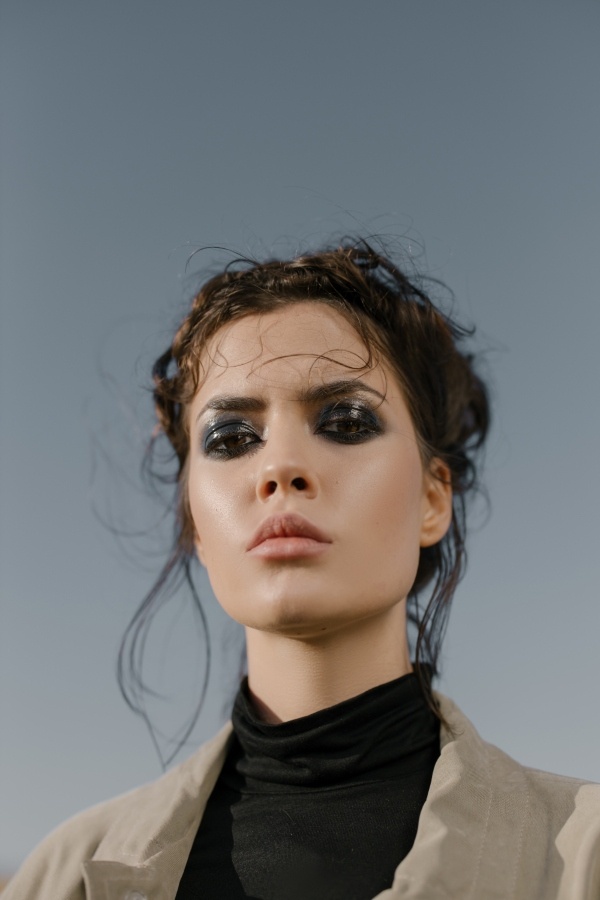
#> input picture Cap6/content/pexels-cottonbro.jpg, 600 x 900 px
$ jupyter execute deteccionDeRostroyOjos.ipynb
#> lines starting #> are read from the running program, lines starting #| are printed output that depends on the picture; after the words box and inside, x2 and y2 are one past the last pixel; in counts of white or black regions, pixels touching at a corner belong together
[cell 1]
import cv2
img = cv2.imread('content/pexels-cottonbro.jpg')
#> img is the input picture: shape (900, 600, 3); mean B, G, R 115, 115, 114.2
faseClassifier = cv2.CascadeClassifier('content/haarcascade_frontalface_default.xml')#el archivo xml tiene el modelo ya entrenado
eyeClassifier = cv2.CascadeClassifier('content/haarcascade_eye.xml')
imgGrey = cv2.cvtColor(img, cv2.COLOR_BGR2GRAY)
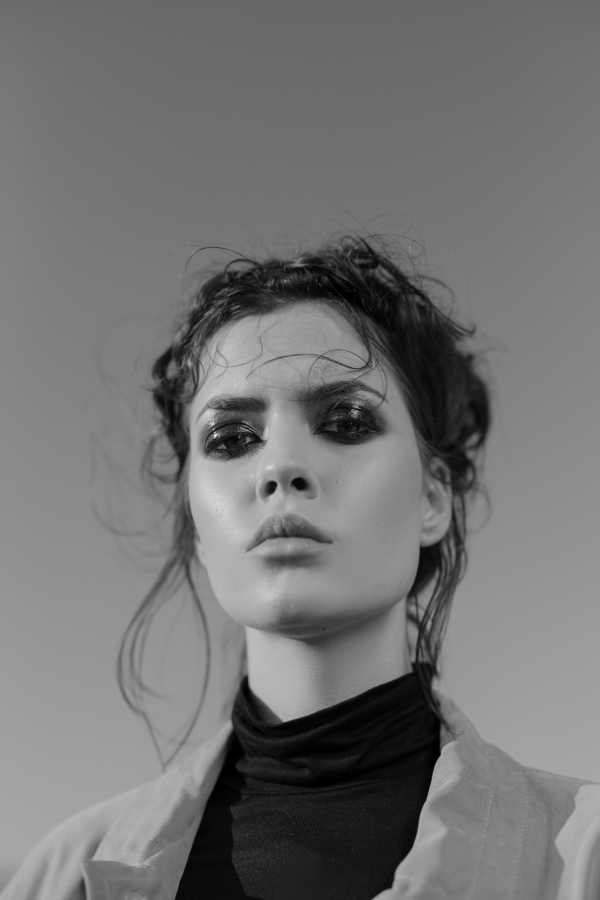
#> imgGrey: shape (900, 600); min 0, max 251, mean 114.8
faces = faseClassifier.detectMultiScale(imgGrey, scaleFactor=1.3, minNeighbors=5, minSize=(30,30),)
#> faces = [[123, 298, 340, 340]]

for (x, y, w, h) in faces:
    cv2.rectangle(img,(x,y),(x+w,y+h),(255,0,0),2)
    cv2.putText(img,'face',(x+10,y+10),cv2.FONT_HERSHEY_SIMPLEX,1,(255,0,0),2)
    faceDectected = imgGrey[y:y+h, x:x+w]#en este punto se identifico el rostro, ahora se identifica los ojos
    faceDectectColor = img[y:y+h, x:x+w]
    eyes = eyeClassifier.detectMultiScale(faceDectected, scaleFactor=1.2, minNeighbors=20, minSize=(1,1),)#Ahora si se detectan los ojos
#> this loop made 1 pass
#> (x, y, w, h, eyes) on pass 1: (123, 298, 340, 340, [[130, 164, 48, 48], [69, 106, 67, 67]])
#> pass 1, `faceDectected = imgGrey[y:y+h, x:x+w]#en este punto se identifico el r..`:
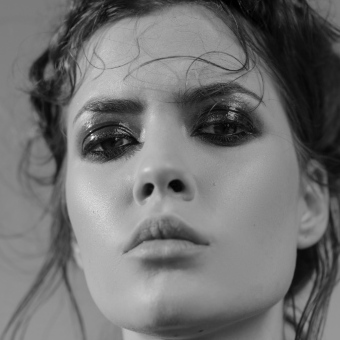
#> faceDectected: shape (340, 340); min 0, max 251, mean 113.8
#> pass 1, `faceDectectColor = img[y:y+h, x:x+w]`:
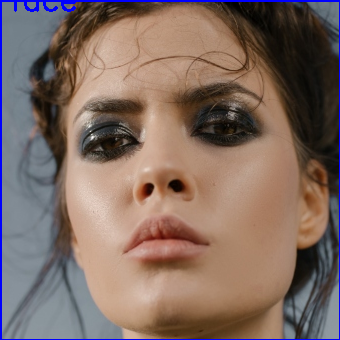
#> faceDectectColor: shape (340, 340, 3); mean B, G, R 98.8, 107.2, 127.8
#> after the loop:
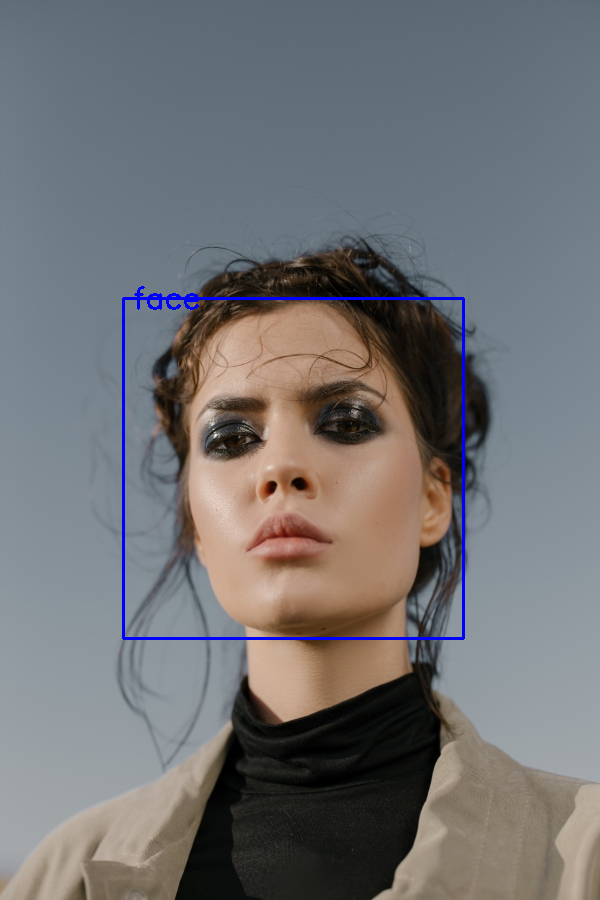
#> img: shape (900, 600, 3); 0.83% of pixels changed, all inside (x1, y1, x2, y2) = (122, 286, 465, 640)
for (ex, ey, ew, eh) in eyes:#se dibujan los rectángulos de los ojos
    cv2.rectangle(faceDectectColor,(ex,ey),(ex+ew,ey+eh),(0,255,0),2)
    cv2.putText(img,'eye',(x+ex+10,y+ey+10),cv2.FONT_HERSHEY_SIMPLEX,0.5,(0,255,0),2)
#> this loop made 2 passes
#> (ex, ey, ew, eh) on passes 1 to 2: (130, 164, 48, 48), (69, 106, 67, 67)
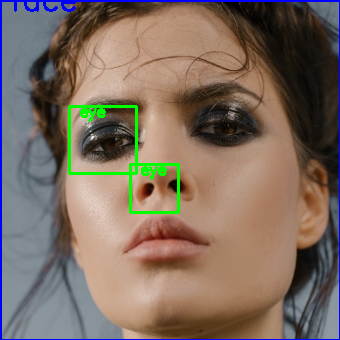
#> faceDectectColor: shape (340, 340, 3); 1.51% of pixels changed, all inside (x1, y1, x2, y2) = (68, 105, 180, 214)
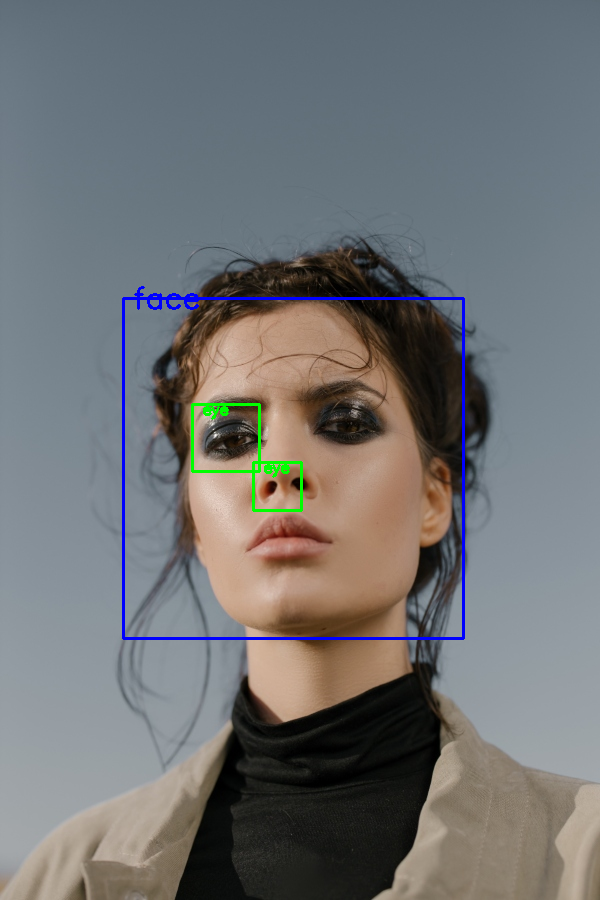
#> img: shape (900, 600, 3); 0.32% of pixels changed, all inside (x1, y1, x2, y2) = (191, 403, 303, 512)
cv2.imshow('img', img)
cv2.waitKey(0)
"""
Con respecto a los parametros de la función detectMultiScale, dado que de esto puede depender mucho el resultado de la detección, se explican a continuación:
┌────────────────────────────────────────────────────────────────────┐
│        detectMultiScale() – PARÁMETROS PRINCIPALES (OpenCV)         │
├──────────────────┬─────────────────────────────────────────────────┤
│ PARÁMETRO        │ QUÉ HACE / PARA QUÉ SIRVE                        │
├──────────────────┼─────────────────────────────────────────────────┤
│ image            │ Imagen de entrada (DEBE estar en escala de       │
│                  │ grises). El detector Haar NO trabaja con color.  │
├──────────────────┼─────────────────────────────────────────────────┤
│ scaleFactor      │ Factor de escalado de la ventana de detección.   │
│                  │ Controla qué tan fino se escanea la imagen.      │
│                  │                                                 │
│                  │ Valores típicos:                                 │
│                  │   • 1.05 – 1.1  → Muy preciso, más lento          │
│                  │   • 1.2 – 1.3   → Balance (recomendado)          │
│                  │   • > 1.3       → Rápido, menos preciso          │
│                  │                                                 │
│                  │ Efecto:                                          │
│                  │   • Muy bajo → detecta más, pero falsos positivos│
│                  │   • Muy alto → pierde ojos o rostros pequeños    │
├──────────────────┼─────────────────────────────────────────────────┤
│ minNeighbors     │ Número mínimo de detecciones cercanas necesarias │
│                  │ para confirmar un objeto.                        │
│                  │                                                 │
│                  │ Interpretación:                                  │
│                  │   • Pocos vecinos → detector permisivo           │
│                  │   • Muchos vecinos → detector estricto           │
│                  │                                                 │
│                  │ Valores típicos:                                 │
│                  │   • Rostros: 4 – 6                                │
│                  │   • Ojos: 8 – 12                                  │
│                  │                                                 │
│                  │ Efecto:                                          │
│                  │   • Bajo → más falsos positivos                  │
│                  │   • Alto → puede perder detecciones reales       │
├──────────────────┼─────────────────────────────────────────────────┤
│ minSize          │ Tamaño mínimo (ancho, alto) que debe tener una   │
│                  │ detección para ser aceptada.                     │
│                  │                                                 │
│                  │ Evita detectar objetos demasiado pequeños o      │
│                  │ ruido.                                           │
│                  │                                                 │
│                  │ Valores típicos:                                 │
│                  │   • Rostros: (30, 30) o mayor                    │
│                  │   • Ojos: (10, 10)                                │
│                  │                                                 │
│                  │ Efecto:                                          │
│                  │   • Muy grande → pierde objetos pequeños         │
│                  │   • Muy pequeño → más falsas detecciones         │
├──────────────────┼─────────────────────────────────────────────────┤
│ maxSize          │ (Opcional) Tamaño máximo permitido para la       │
│                  │ detección.                                       │
│                  │                                                 │
│                  │ Útil si sabes que el objeto no puede ser muy     │
│                  │ grande en la imagen.                             │
├──────────────────┼─────────────────────────────────────────────────┤
│ flags            │ (Obsoleto) Antes se usaba para controlar el      │
│                  │ método de escalado. Actualmente no se usa.       │
└──────────────────┴─────────────────────────────────────────────────┘

"""

$ run again, with Cap6/content/pexels-alex.jpg copied over Cap6/content/pexels-cottonbro.jpg
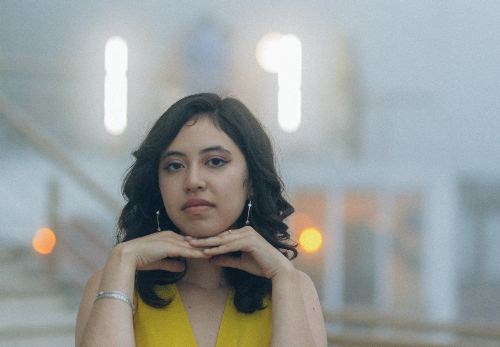
#> input picture Cap6/content/pexels-alex.jpg, 500 x 347 px
#> img is the input picture: shape (347, 500, 3); mean B, G, R 155.2, 156.6, 151.8
#> faces = [[146, 123, 105, 105]]
#> the loop `for (x, y, w, h) in faces:` made 1 pass
#> (x, y, w, h, eyes) on pass 1: (146, 123, 105, 105, [[53, 25, 28, 28]])
#> the loop `for (ex, ey, ew, eh) in eyes:#se dibujan los rectángulos de los ojos` made 1 pass
#> (ex, ey, ew, eh) on pass 1: (53, 25, 28, 28)
#> after the loop `for (ex, ey, ew, eh) in eyes:#se dibujan los rectángulos de los ojos`:
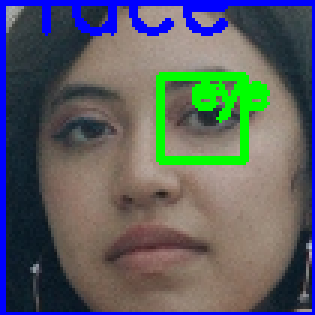
#> faceDectectColor: shape (105, 105, 3) (shown 3 times larger); mean B, G, R 97.9, 94.7, 90.7
#> after the loop `for (ex, ey, ew, eh) in eyes:#se dibujan los rectángulos de los ojos`:
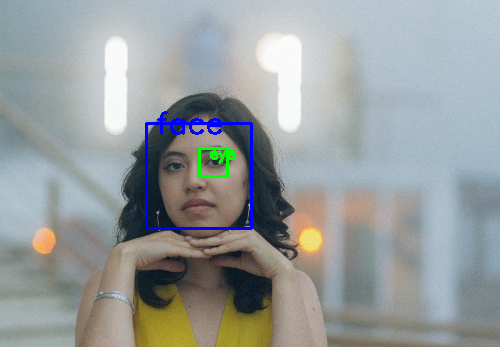
#> img: shape (347, 500, 3); mean B, G, R 156.6, 156.3, 150.7
